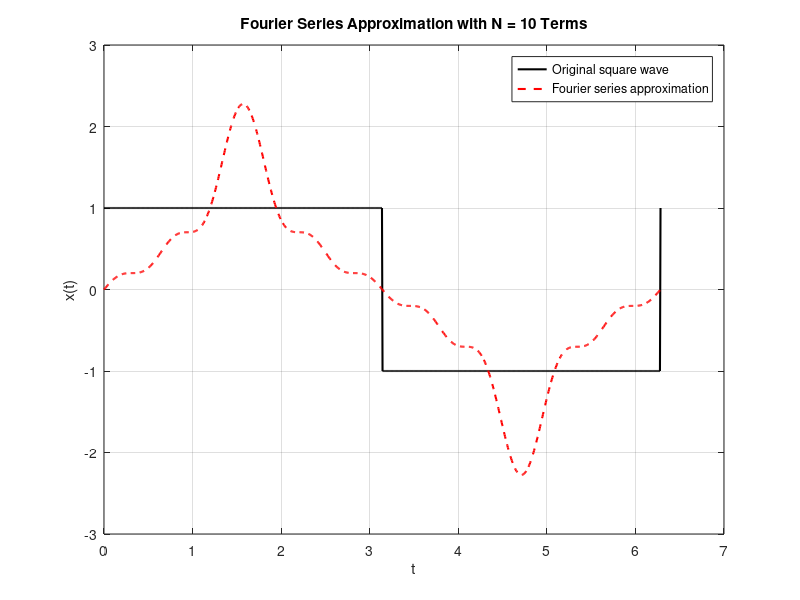

The MATLAB script that drew this image:
% Parameters
T = 2 * pi;        % Period of the square wave
N = 10;            % Number of terms in the Fourier series
t = linspace(0, T, 1000); % Time vector for one period

% Define the square wave function
x_t = @(t) (t < pi) * 1 + (t >= pi & t < 2*pi) * -1;

% Fourier series approximation
x_approx = zeros(size(t));

% Compute Fourier series terms
for k = 1:2:N    % Only odd terms contribute
    bk = (4 / (k * pi)) * sin(k * pi / 2); % Fourier coefficient for square wave
    x_approx = x_approx + bk * sin(k * 2 * pi * t / T);
end

% Plot the original square wave and Fourier series approximation
figure;
plot(t, x_t(mod(t, T)), 'k', 'LineWidth', 1.5); % Original square wave
hold on;
plot(t, x_approx, 'r--', 'LineWidth', 1.5);     % Fourier series approximation
xlabel('t');
ylabel('x(t)');
legend('Original square wave', 'Fourier series approximation');
title(['Fourier Series Approximation with N = ' num2str(N) ' Terms']);
grid on;
